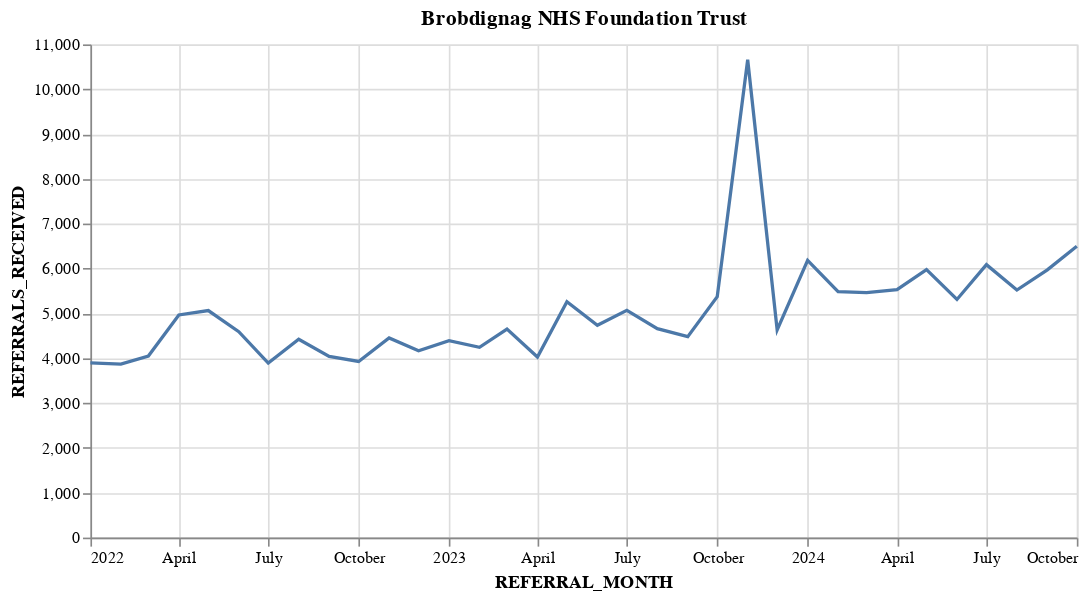

Here is the notebook cell this chart was saved with:
### Code cell
alt.Chart(brob_monthly,title='Brobdignag NHS Foundation Trust',width=width, height=height).mark_line().encode(
    x='REFERRAL_MONTH:T',
    y='REFERRALS_RECEIVED:Q'
)

### Figure 1 — Vega-Lite specification as saved in the notebook (floating-point values rounded to 4 significant figures)
{"config": {"view": {"continuousWidth": 300, "continuousHeight": 300}}, "data": {"name": "data-469996cdd8d277be1ad7fdf2c9870fe5"}, "mark": {"type": "line"}, "encoding": {"x": {"field": "REFERRAL_MONTH", "type": "temporal"}, "y": {"field": "REFERRALS_RECEIVED", "type": "quantitative"}}, "height": 300, "title": "Brobdignag NHS Foundation Trust", "width": 600, "$schema": "https://vega.github.io/schema/vega-lite/v5.20.1.json", "datasets": {"data-469996cdd8d277be1ad7fdf2c9870fe5": [{"PROVIDER": "Brobdingnag NHS Foundation Trust", "REFERRAL_MONTH": "2022-01-01T00:00:00", "REFERRALS_RECEIVED": 3897}, {"PROVIDER": "Brobdingnag NHS Foundation Trust", "REFERRAL_MONTH": "2022-02-01T00:00:00", "REFERRALS_RECEIVED": 3871}, {"PROVIDER": "Brobdingnag NHS Foundation Trust", "REFERRAL_MONTH": "2022-03-01T00:00:00", "REFERRALS_RECEIVED": 4051}, {"PROVIDER": "Brobdingnag NHS Foundation Trust", "REFERRAL_MONTH": "2022-04-01T00:00:00", "REFERRALS_RECEIVED": 4965}, {"PROVIDER": "Brobdingnag NHS Foundation Trust", "REFERRAL_MONTH": "2022-05-01T00:00:00", "REFERRALS_RECEIVED": 5063}, {"PROVIDER": "Brobdingnag NHS Foundation Trust", "REFERRAL_MONTH": "2022-06-01T00:00:00", "REFERRALS_RECEIVED": 4592}, {"PROVIDER": "Brobdingnag NHS Foundation Trust", "REFERRAL_MONTH": "2022-07-01T00:00:00", "REFERRALS_RECEIVED": 3893}, {"PROVIDER": "Brobdingnag NHS Foundation Trust", "REFERRAL_MONTH": "2022-08-01T00:00:00", "REFERRALS_RECEIVED": 4423}, {"PROVIDER": "Brobdingnag NHS Foundation Trust", "REFERRAL_MONTH": "2022-09-01T00:00:00", "REFERRALS_RECEIVED": 4041}, {"PROVIDER": "Brobdingnag NHS Foundation Trust", "REFERRAL_MONTH": "2022-10-01T00:00:00", "REFERRALS_RECEIVED": 3928}, {"PROVIDER": "Brobdingnag NHS Foundation Trust", "REFERRAL_MONTH": "2022-11-01T00:00:00", "REFERRALS_RECEIVED": 4454}, {"PROVIDER": "Brobdingnag NHS Foundation Trust", "REFERRAL_MONTH": "2022-12-01T00:00:00", "REFERRALS_RECEIVED": 4165}, {"PROVIDER": "Brobdingnag NHS Foundation Trust", "REFERRAL_MONTH": "2023-01-01T00:00:00", "REFERRALS_RECEIVED": 4392}, {"PROVIDER": "Brobdingnag NHS Foundation Trust", "REFERRAL_MONTH": "2023-02-01T00:00:00", "REFERRALS_RECEIVED": 4245}, {"PROVIDER": "Brobdingnag NHS Foundation Trust", "REFERRAL_MONTH": "2023-03-01T00:00:00", "REFERRALS_RECEIVED": 4651}, {"PROVIDER": "Brobdingnag NHS Foundation Trust", "REFERRAL_MONTH": "2023-04-01T00:00:00", "REFERRALS_RECEIVED": 4028}, {"PROVIDER": "Brobdingnag NHS Foundation Trust", "REFERRAL_MONTH": "2023-05-01T00:00:00", "REFERRALS_RECEIVED": 5260}, {"PROVIDER": "Brobdingnag NHS Foundation Trust", "REFERRAL_MONTH": "2023-06-01T00:00:00", "REFERRALS_RECEIVED": 4736}, {"PROVIDER": "Brobdingnag NHS Foundation Trust", "REFERRAL_MONTH": "2023-07-01T00:00:00", "REFERRALS_RECEIVED": 5067}, {"PROVIDER": "Brobdingnag NHS Foundation Trust", "REFERRAL_MONTH": "2023-08-01T00:00:00", "REFERRALS_RECEIVED": 4661}, {"PROVIDER": "Brobdingnag NHS Foundation Trust", "REFERRAL_MONTH": "2023-09-01T00:00:00", "REFERRALS_RECEIVED": 4481}, {"PROVIDER": "Brobdingnag NHS Foundation Trust", "REFERRAL_MONTH": "2023-10-01T00:00:00", "REFERRALS_RECEIVED": 5374}, {"PROVIDER": "Brobdingnag NHS Foundation Trust", "REFERRAL_MONTH": "2023-11-01T00:00:00", "REFERRALS_RECEIVED": 10658}, {"PROVIDER": "Brobdingnag NHS Foundation Trust", "REFERRAL_MONTH": "2023-12-01T00:00:00", "REFERRALS_RECEIVED": 4630}, {"PROVIDER": "Brobdingnag NHS Foundation Trust", "REFERRAL_MONTH": "2024-01-01T00:00:00", "REFERRALS_RECEIVED": 6184}, {"PROVIDER": "Brobdingnag NHS Foundation Trust", "REFERRAL_MONTH": "2024-02-01T00:00:00", "REFERRALS_RECEIVED": 5485}, {"PROVIDER": "Brobdingnag NHS Foundation Trust", "REFERRAL_MONTH": "2024-03-01T00:00:00", "REFERRALS_RECEIVED": 5465}, {"PROVIDER": "Brobdingnag NHS Foundation Trust", "REFERRAL_MONTH": "2024-04-01T00:00:00", "REFERRALS_RECEIVED": 5529}, {"PROVIDER": "Brobdingnag NHS Foundation Trust", "REFERRAL_MONTH": "2024-05-01T00:00:00", "REFERRALS_RECEIVED": 5977}, {"PROVIDER": "Brobdingnag NHS Foundation Trust", "REFERRAL_MONTH": "2024-06-01T00:00:00", "REFERRALS_RECEIVED": 5311}, {"PROVIDER": "Brobdingnag NHS Foundation Trust", "REFERRAL_MONTH": "2024-07-01T00:00:00", "REFERRALS_RECEIVED": 6087}, {"PROVIDER": "Brobdingnag NHS Foundation Trust", "REFERRAL_MONTH": "2024-08-01T00:00:00", "REFERRALS_RECEIVED": 5522}, {"PROVIDER": "Brobdingnag NHS Foundation Trust", "REFERRAL_MONTH": "2024-09-01T00:00:00", "REFERRALS_RECEIVED": 5971}, {"PROVIDER": "Brobdingnag NHS Foundation Trust", "REFERRAL_MONTH": "2024-10-01T00:00:00", "REFERRALS_RECEIVED": 6498}]}}
